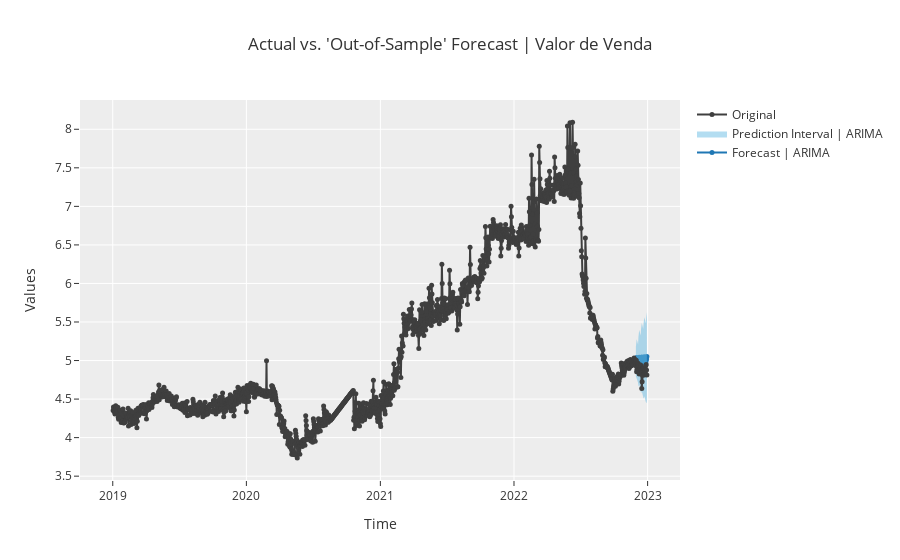

This figure's notebook cell:
### Code cell
plot_model(arimaModel, plot = 'forecast', data_kwargs={'fh':31})
